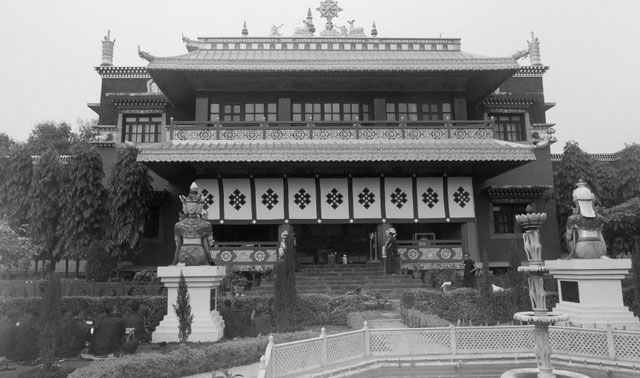
#> input picture entrega2/3-filtros_frecuencia/edificio_china.jpg, 640 x 378 px
$ python butterworth_alto.py
#> lines starting #> are read from the running program, lines starting #| are printed output that depends on the picture
import numpy as np
from skimage import io
from skimage.color import rgb2gray
from scipy.spatial import distance
import matplotlib.pyplot as plt

# Configurar matplotlib
plt.gray()

# Cargar imagen
image = io.imread('edificio_china.jpg')
#> image is the input picture: shape (378, 640, 3); min 1, max 254, mean 123.5
M, N = image.shape[:2]
#> M = 378; N = 640

# Calcular DFT-2D
fft = np.fft.fft2(rgb2gray(image))

# Construir matriz de distancias
u = np.arange(M)
#> u = 378 values from 0 to 377
v = np.arange(N)
#> v = 640 values from 0 to 639
idx = np.where(u > M/2)
u[idx] = u[idx] - M
idx = np.where(v > N/2)
v[idx] = v[idx] - N

V, U = np.meshgrid(v, u)

D = np.sqrt(U**2 + V**2)

# Aplicar filtro
D0 = 10
order = 2
H = 1 / (1 + (D0/D)**(2*order))


freq_result = fft * H

# FFT inverso
img_result = np.fft.ifft2(freq_result)


# Mostrar imagen
plt.subplot(2, 2, 1)
plt.title('Imagen')
plt.imshow(image, cmap='gray')

# Mostrar DFT-2D
plt.subplot(2, 2, 2)
plt.title('DFT-2D (shift)')
plt.imshow(np.log(1 + np.abs(np.fft.fftshift(fft))), cmap='gray')

# Mostrar filtro aplicado
plt.subplot(2, 2, 3)
plt.title('Filtro aplicado')
plt.imshow(np.log(1 + np.abs(np.fft.fftshift(freq_result))), cmap='gray')

# Imagen filtrada
plt.subplot(2, 2, 4)
plt.title('Imagen reconstruida')
plt.imshow(img_result.real)

plt.show()
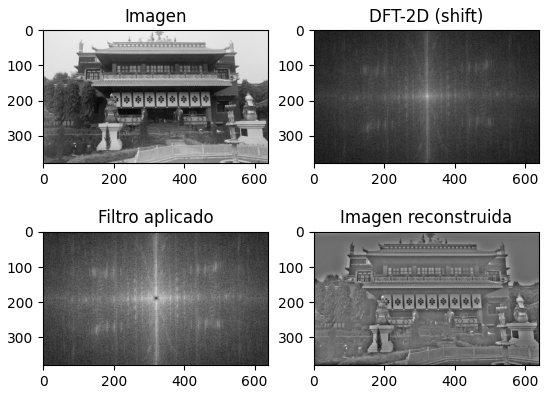
#> figure drawn by matplotlib, 4 panels

$ run again, with entrega2/3-filtros_frecuencia/chest.jpg copied over entrega2/3-filtros_frecuencia/edificio_china.jpg
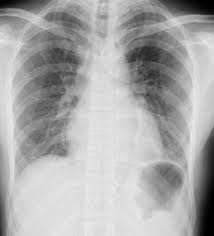
#> input picture entrega2/3-filtros_frecuencia/chest.jpg, 214 x 236 px
#> image is the input picture: shape (236, 214, 3); min 0, max 237, mean 169.8
#> `plt.show()`:
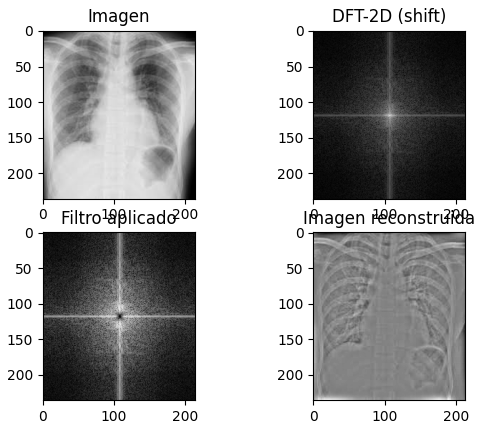
#> figure drawn by matplotlib, 4 panels

$ run again, with entrega2/3-filtros_frecuencia/penguin.png saved as entrega2/3-filtros_frecuencia/edificio_china.jpg
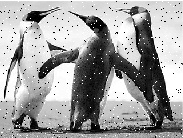
#> input picture entrega2/3-filtros_frecuencia/penguin.png, 183 x 138 px
#> image is the input picture: shape (138, 183); min 0, max 255, mean 159.4
#> `plt.show()`:
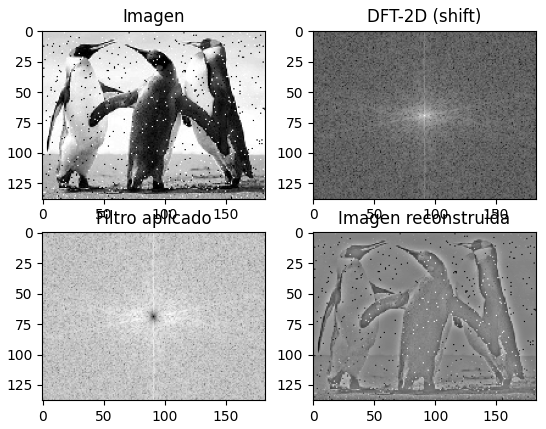
#> figure drawn by matplotlib, 4 panels
